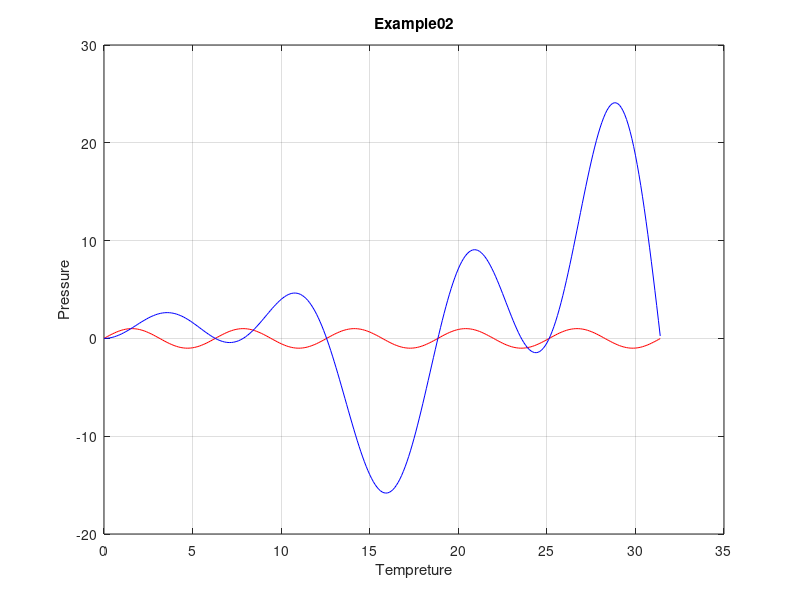

The MATLAB source for this figure:
x = 0:0.1:10*pi;

f1 = sin(x);
plot(x,f1,'-r')

hold on

f2 = x.*sin(x./2).*cos(x./5);
plot(x,f2,'-b')
xlabel('Tempreture')
ylabel('Pressure')
title('Example02')
grid on